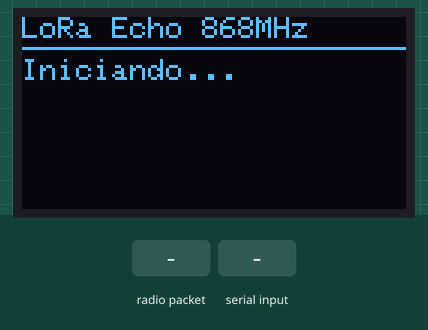
Bench run of a sketch on a simulated ESP32. On the bench: 128×64 one-colour display. The inputs (shaded band) are chosen by the test bench. Random numbers use the default seed unless the sketch sets one; no radio packets arrive unless stated; what the sketch prints to the serial monitor is not drawn.

Above: at 0.06 s.
At 1.3 s:
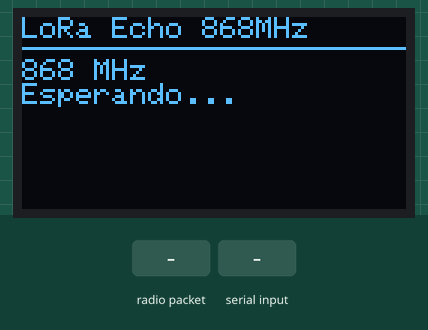
1.4 s: radio packet "1" arrives
At 2.6 s:
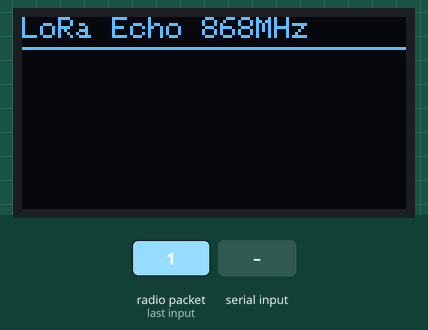
2.9 s: "1\n" received over Serial
Timing chart, 0 to 5.9 s (numbered marks = the images above; inputs shaded):
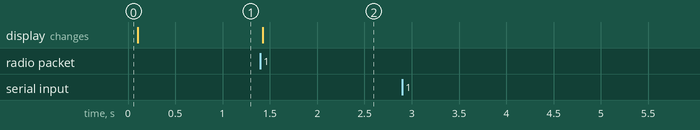

Measured:
- after the input at 1.4 s, the display: changes at once (image 2)
- after the input at 2.9 s, every drawn part: stays the same

The sketch:

lora_echo.ino
```cpp
#include <SPI.h>
#include <LoRa.h>
#include <Wire.h>
#include "display_utils.h"
#include "lora_utils.h"

#define LORA_SCK   5
#define LORA_MISO 19
#define LORA_MOSI 27
#define LORA_SS   18
#define LORA_RST  23
#define LORA_DIO0 26
#define LORA_FREQ  868E6

void setup() {
  Serial.begin(9600);

  if (!initDisplay()) {
    Serial.println("SSD1306 failed");
    while (1);
  }

  SPI.begin(LORA_SCK, LORA_MISO, LORA_MOSI, LORA_SS);
  LoRa.setPins(LORA_SS, LORA_RST, LORA_DIO0);
  LoRa.setSpreadingFactor(9);
  LoRa.setSignalBandwidth(250E3);
  LoRa.setCodingRate4(6);

  if (!LoRa.begin(LORA_FREQ)) {
    showMessage("LoRa FALLO");
    while (1);
  }

  LoRa.receive();
  showMessage("868 MHz\nEsperando...");
  Serial.println("LoRa listo @ 868 MHz - ID: " DEVICE_ID);
}

void loop() {
  receiveMessage();

  if (Serial.available()) {
    String msg = Serial.readStringUntil('\n');
    msg.trim();
    if (msg.length() > 0)
      sendMessage(msg);
  }
}
```

display_utils.cpp
```cpp
#include "display_utils.h"

Adafruit_SSD1306 display(SCREEN_WIDTH, SCREEN_HEIGHT, &Wire, OLED_RESET);

bool initDisplay() {
  Wire.begin(21, 22);
  if (!display.begin(SSD1306_SWITCHCAPVCC, 0x3C)) {
    Serial.println("display.begin FALLO");
    return false;
  }
  display.clearDisplay();

  // Forzar contraste máximo
  display.ssd1306_command(SSD1306_SETCONTRAST);
  display.ssd1306_command(0xFF);
  showMessage("Iniciando...");
  return true;
}

void showMessage(String msg) {
  display.clearDisplay();
  display.setTextColor(SSD1306_WHITE);
  display.setTextSize(1);
  display.setCursor(0, 0);
  display.println("LoRa Echo 868MHz");
  display.drawLine(0, 10, 127, 10, SSD1306_WHITE);
  display.setCursor(0, 14);
  display.println(msg);
  display.display();
}
```

display_utils.h
```cpp
#pragma once
#include <Adafruit_GFX.h>
#include <Adafruit_SSD1306.h>

#define SCREEN_WIDTH 128
#define SCREEN_HEIGHT 64
#define OLED_RESET    -1

extern Adafruit_SSD1306 display;

bool initDisplay();
void showMessage(String msg);
```

lora_utils.cpp
```cpp
#include "lora_utils.h"
#include "display_utils.h"

static String lastMsgID = "";

void sendMessage(String msg) {
  String msgID = String(random(1000, 9999));
  String packet = msgID + " " + DEVICE_ID + ": " + msg;
  LoRa.beginPacket();
  LoRa.print(packet);
  LoRa.endPacket();
  LoRa.receive();
  Serial.println("TX: " + packet);
}

void receiveMessage() {
  int packetSize = LoRa.parsePacket();
  if (!packetSize) return;

  String incoming = "";
  while (LoRa.available())
    incoming += (char)LoRa.read();

  // Extraer ID del mensaje (primeros caracteres hasta el espacio)
  String msgID = "";
  int i = 0;
  while (i < incoming.length() && incoming[i] != ' ')
    msgID += incoming[i++];

  // Ignorar si es un duplicado o mensaje propio
  if (msgID == lastMsgID) return;
  lastMsgID = msgID;

  // Ignorar si lo enviamos nosotros
  String sender = String(incoming[i+1]);  // carácter tras el espacio
  if (sender == DEVICE_ID) return;

  int rssi = LoRa.packetRssi();
  Serial.println("RX: " + incoming + "  RSSI: " + String(rssi));
  showMessage(incoming.substring(i + 1)); // muestra "A: mensaje"
}
```

lora_utils.h
```cpp
#pragma once
#include <LoRa.h>

#define DEVICE_ID "A"  // Cambia a "B" en el otro módulo

void sendMessage(String msg);
void receiveMessage();
```
